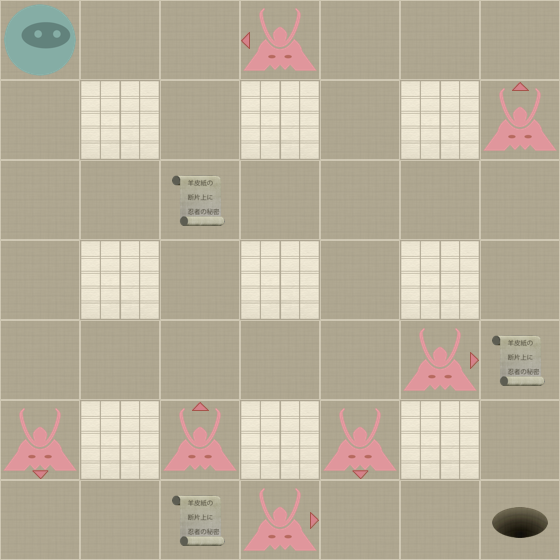

Below is a game level as drawn by its tile map, then a one-line description and the .tmx that defines it (tile-layer data replaced by summaries):
An orthogonal 7x7 tile map with 80x80 px tiles, 2 tile layers (Level, Actors).

<map version="1.0" orientation="orthogonal" width="7" height="7" tilewidth="80" tileheight="80">
 <properties>
  <property name="moves" value="12" />
 </properties>
 <tileset firstgid="1" name="tiles" tilewidth="80" tileheight="80" spacing="2" margin="2">
  <image source="tiles-hd.png" width="512" height="512" />
  <tile id="0">
   <properties>
    <property name="actor" value="exit" />
   </properties>
  </tile>
  <tile id="2">
   <properties>
    <property name="actor" value="guard" />
    <property name="direction" value="down" />
   </properties>
  </tile>
  <tile id="3">
   <properties>
    <property name="actor" value="guard" />
    <property name="direction" value="left" />
   </properties>
  </tile>
  <tile id="4">
   <properties>
    <property name="actor" value="guard" />
    <property name="direction" value="right" />
   </properties>
  </tile>
  <tile id="5">
   <properties>
    <property name="actor" value="guard" />
    <property name="direction" value="up" />
   </properties>
  </tile>
  <tile id="7">
   <properties>
    <property name="actor" value="player" />
   </properties>
  </tile>
  <tile id="8">
   <properties>
    <property name="actor" value="scroll" />
   </properties>
  </tile>
  <tile id="9">
   <properties>
    <property name="wall" value="1" />
   </properties>
  </tile>
 </tileset>
 <layer name="Level" width="7" height="7">
  <data>[49 cells, 49 non-empty, 2 distinct tile ids]</data>
 </layer>
 <layer name="Actors" width="7" height="7">
  <data>[49 cells, 12 non-empty, 7 distinct tile ids]</data>
 </layer>
</map>
